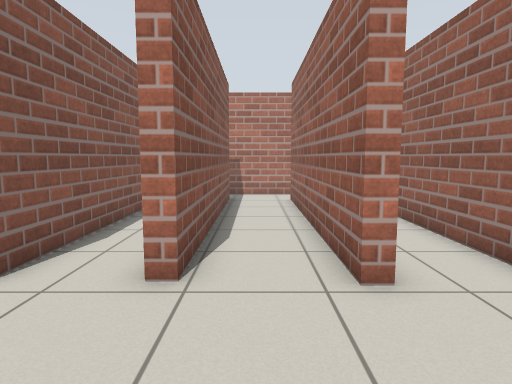
View 1 (above)

15 first-person views from a walk through a robot-simulator world made for Gazebo. The camera is 0.94 m above the floor, tilts 6° down and sees 75° across. The floor is counted in squares, 0.5 m on a side. Each view is taken from the middle of a square. On the plan, view 1 faces up. The plan holds only what a view shows up to about 17 squares ahead; the rest is blank.

View 2
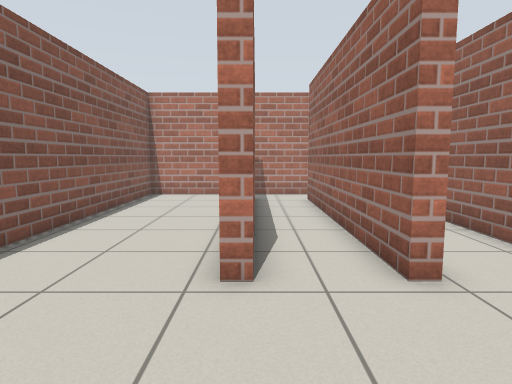

View 3
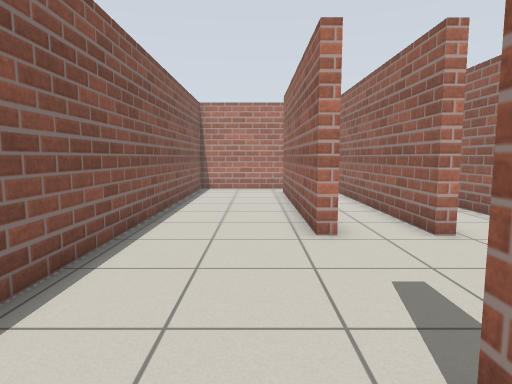

View 4
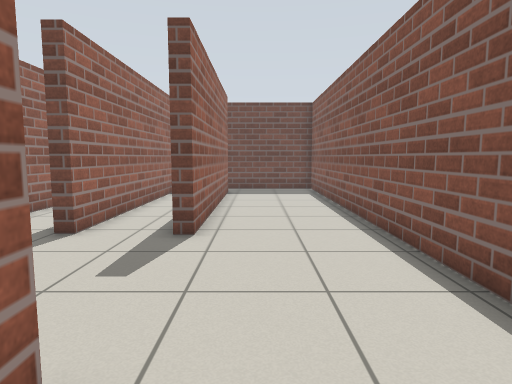

View 5
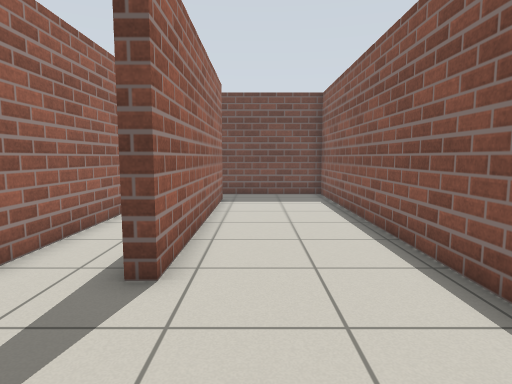

View 6
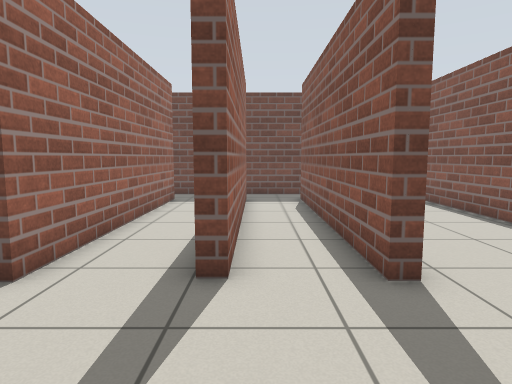

View 7
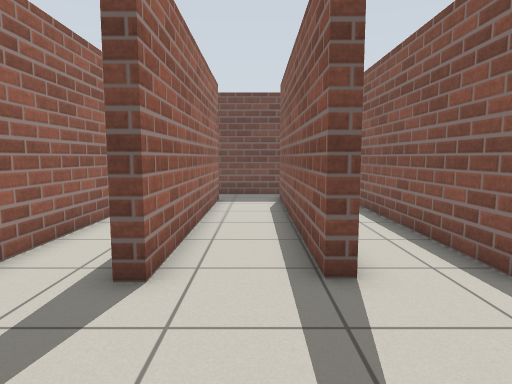

View 8
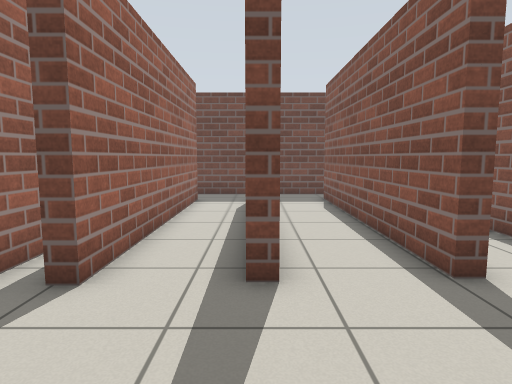

View 9
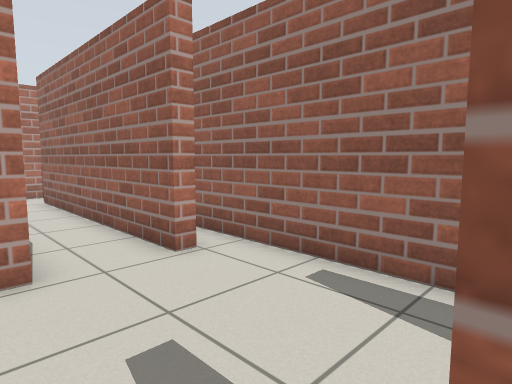

View 10
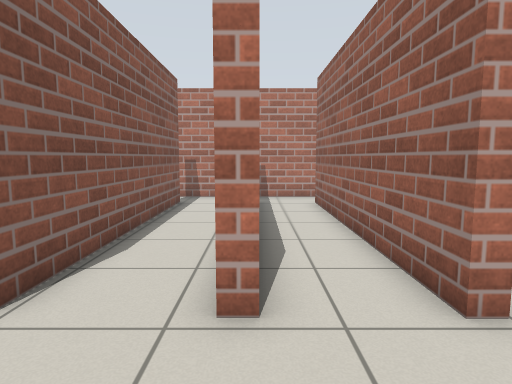

View 11
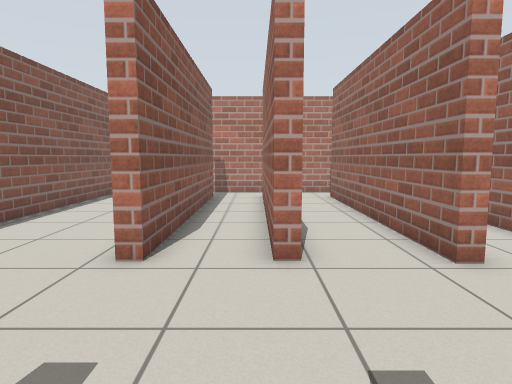

View 12
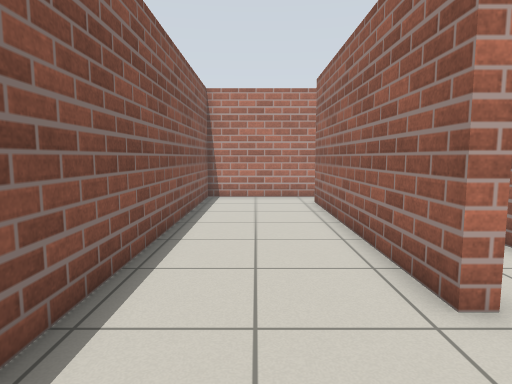

View 13
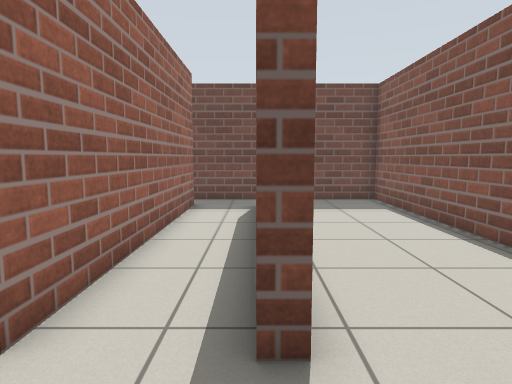

View 14
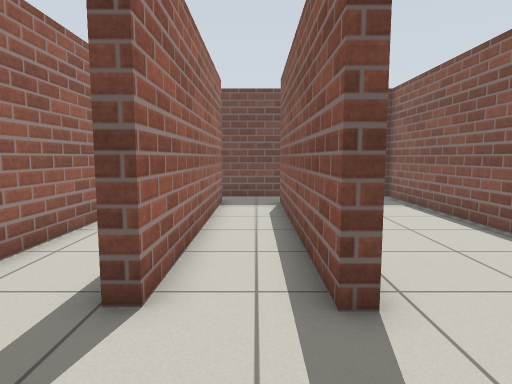

View 15
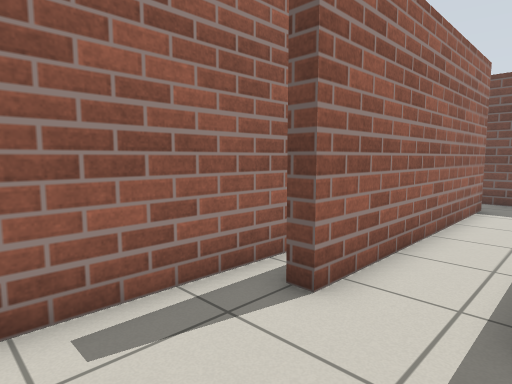

### Floor plan
Ten units are one square. View 1 is at (0, 0); x grows to the right and y downward. Boxes are objects, and circles mark ways between rooms. Rooms are numbered by the first view taken in them; rooms with no view inside come last. Other rooms are left out.
<svg viewBox="-98 -172 164 304">
<path fill="none" stroke="#000" d="M16 -46 16 -148M-45 9 -40 9 -40 109M-12 -150 -12 -49 -16 -49 -16 -149M-16 110 -16 9 -12 9 -12 111M16 109 16 9M-40 -149 -40 -49 -45 -49M15 -167 -46 -167M-46 127 15 127M-45 -49 -45 -149M-45 109 -45 9M-46 -167 -93 -167 -93 127 -46 127M21 -49 15 -49M46 -46 46 -148M16 9 22 9M50 -49 44 -49M61 24 61 -65M46 108 46 7 51 7M15 127 50 127M50 -167 15 -167"/>
<circle cx="-40" cy="-155" r="3" fill="#2a7"/>
<circle cx="-40" cy="-20" r="3" fill="#2a7"/>
<circle cx="-40" cy="115" r="3" fill="#2a7"/>
<circle cx="20" cy="-155" r="3" fill="#2a7"/>
<circle cx="20" cy="-20" r="3" fill="#2a7"/>
<circle cx="20" cy="115" r="3" fill="#2a7"/>
<text x="-10" y="-20">1</text>
<text x="-70" y="-20">2</text>
<text x="30" y="-20">3</text>
</svg>
Room 1 opens to room 2. Room 1 opens to room 3.

Where each view was taken, in squares from view 1:
view 1: 0 up, 0 right, facing up
view 2: 0 up, 4 left, facing up
view 3: 3 down, 6 left, facing up
view 4: 7 up, 6 left, facing down
view 5: 4 up, 6 left, facing down
view 6: 4 up, 2 left, facing down
view 7: 4 up, 0 right, facing down
view 8: 4 up, 2 right, facing down
view 9: 1 down, 1 right, facing up-right
view 10: 1 up, 2 right, facing up
view 11: 1 down, 2 left, facing up
view 12: 1 up, 7 left, facing up
view 13: 2 up, 4 left, facing down
view 14: 3 up, 3 left, facing down
view 15: 3 up, 2 right, facing down-right
